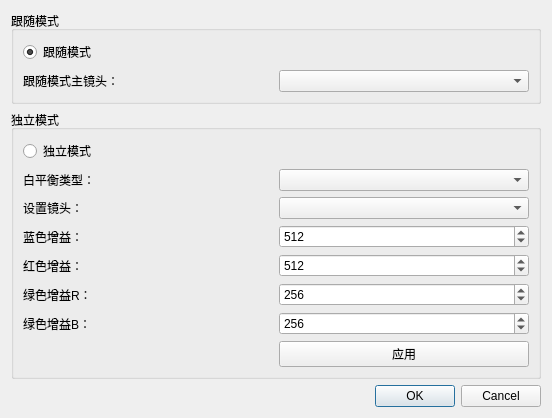
<?xml version="1.0" encoding="UTF-8"?>
<ui version="4.0">
 <class>WhiteBalanceSettingDialog</class>
 <widget class="QDialog" name="WhiteBalanceSettingDialog">
  <property name="geometry">
   <rect>
    <x>0</x>
    <y>0</y>
    <width>552</width>
    <height>360</height>
   </rect>
  </property>
  <property name="windowTitle">
   <string>Dialog</string>
  </property>
  <layout class="QVBoxLayout" name="verticalLayout">
   <item>
    <widget class="QGroupBox" name="groupBox_2">
     <property name="title">
      <string>跟随模式</string>
     </property>
     <layout class="QGridLayout" name="gridLayout_2">
      <item row="0" column="0">
       <widget class="QRadioButton" name="mFollowRadioButton">
        <property name="text">
         <string>跟随模式</string>
        </property>
        <property name="checked">
         <bool>true</bool>
        </property>
       </widget>
      </item>
      <item row="1" column="0">
       <widget class="QLabel" name="label">
        <property name="text">
         <string>跟随模式主镜头：</string>
        </property>
       </widget>
      </item>
      <item row="1" column="1">
       <widget class="QComboBox" name="mMainIndexComboBox"/>
      </item>
     </layout>
    </widget>
   </item>
   <item>
    <widget class="QGroupBox" name="groupBox">
     <property name="title">
      <string>独立模式</string>
     </property>
     <layout class="QGridLayout" name="gridLayout">
      <item row="0" column="0">
       <widget class="QRadioButton" name="mIndependentRadioButton">
        <property name="text">
         <string>独立模式</string>
        </property>
       </widget>
      </item>
      <item row="1" column="0">
       <widget class="QLabel" name="label_3">
        <property name="text">
         <string>白平衡类型：</string>
        </property>
       </widget>
      </item>
      <item row="1" column="1">
       <widget class="QComboBox" name="mWBTypeComboBox"/>
      </item>
      <item row="2" column="0">
       <widget class="QLabel" name="label_2">
        <property name="text">
         <string>设置镜头：</string>
        </property>
       </widget>
      </item>
      <item row="2" column="1">
       <widget class="QComboBox" name="mCameraIndexComboBox"/>
      </item>
      <item row="3" column="0">
       <widget class="QLabel" name="label_4">
        <property name="text">
         <string>蓝色增益：</string>
        </property>
       </widget>
      </item>
      <item row="3" column="1">
       <widget class="QSpinBox" name="mWBbSpinBox">
        <property name="maximum">
         <number>1023</number>
        </property>
        <property name="value">
         <number>512</number>
        </property>
       </widget>
      </item>
      <item row="4" column="0">
       <widget class="QLabel" name="label_6">
        <property name="text">
         <string>红色增益：</string>
        </property>
       </widget>
      </item>
      <item row="4" column="1">
       <widget class="QSpinBox" name="mWBrSpinBox">
        <property name="maximum">
         <number>1023</number>
        </property>
        <property name="value">
         <number>512</number>
        </property>
       </widget>
      </item>
      <item row="5" column="0">
       <widget class="QLabel" name="label_5">
        <property name="text">
         <string>绿色增益R：</string>
        </property>
       </widget>
      </item>
      <item row="5" column="1">
       <widget class="QSpinBox" name="mWBgrSpinBox">
        <property name="maximum">
         <number>1023</number>
        </property>
        <property name="value">
         <number>256</number>
        </property>
       </widget>
      </item>
      <item row="6" column="0">
       <widget class="QLabel" name="label_7">
        <property name="text">
         <string>绿色增益B：</string>
        </property>
       </widget>
      </item>
      <item row="6" column="1">
       <widget class="QSpinBox" name="mWBgbSpinBox">
        <property name="maximum">
         <number>1023</number>
        </property>
        <property name="value">
         <number>256</number>
        </property>
       </widget>
      </item>
      <item row="7" column="1">
       <widget class="QPushButton" name="mIndependentApplyPushButton">
        <property name="text">
         <string>应用</string>
        </property>
       </widget>
      </item>
     </layout>
    </widget>
   </item>
   <item>
    <widget class="QDialogButtonBox" name="buttonBox">
     <property name="orientation">
      <enum>Qt::Horizontal</enum>
     </property>
     <property name="standardButtons">
      <set>QDialogButtonBox::Cancel|QDialogButtonBox::Ok</set>
     </property>
    </widget>
   </item>
  </layout>
 </widget>
 <resources/>
 <connections>
  <connection>
   <sender>buttonBox</sender>
   <signal>accepted()</signal>
   <receiver>WhiteBalanceSettingDialog</receiver>
   <slot>accept()</slot>
   <hints>
    <hint type="sourcelabel">
     <x>248</x>
     <y>254</y>
    </hint>
    <hint type="destinationlabel">
     <x>157</x>
     <y>274</y>
    </hint>
   </hints>
  </connection>
  <connection>
   <sender>buttonBox</sender>
   <signal>rejected()</signal>
   <receiver>WhiteBalanceSettingDialog</receiver>
   <slot>reject()</slot>
   <hints>
    <hint type="sourcelabel">
     <x>316</x>
     <y>260</y>
    </hint>
    <hint type="destinationlabel">
     <x>286</x>
     <y>274</y>
    </hint>
   </hints>
  </connection>
 </connections>
</ui>
